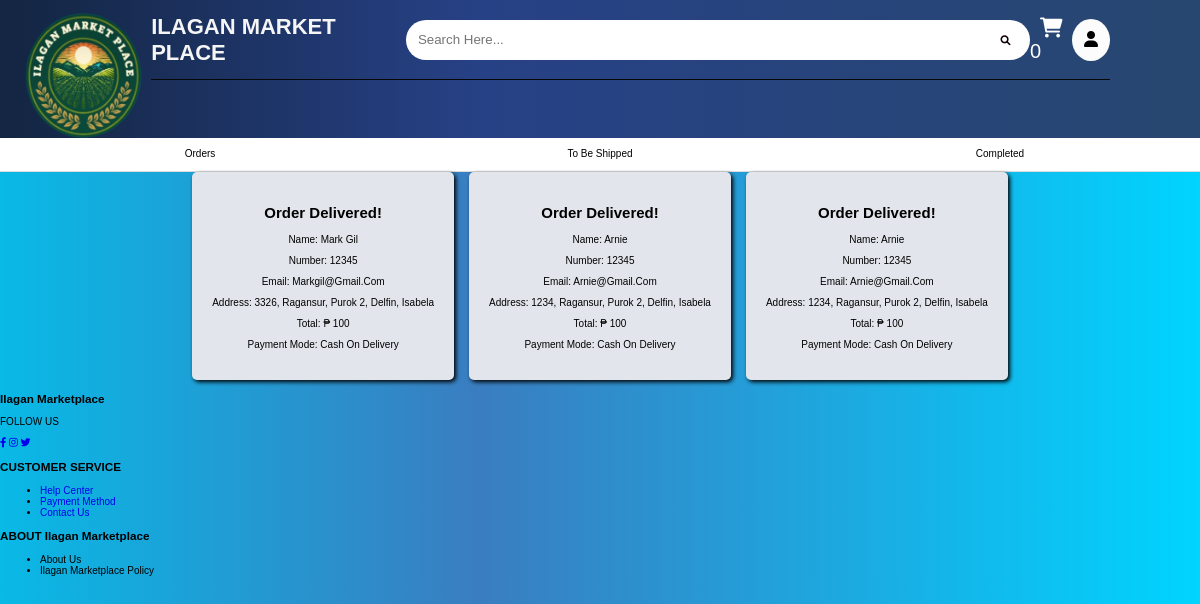
Screenshot of /ilagan/admin/admindeliverycomplete.php (signed in) with the database file from the repository.
### tables this page shows
CREATE TABLE `completed` (
  `id` int(11) NOT NULL,
  `user_id` int(11) NOT NULL,
  `name` varchar(255) NOT NULL,
  `number` int(255) NOT NULL,
  `email` varchar(255) NOT NULL,
  `method` varchar(255) NOT NULL,
  `flat` varchar(255) NOT NULL,
  `street` varchar(255) NOT NULL,
  `city` varchar(255) NOT NULL,
  `country` varchar(255) NOT NULL,
  `zipcode` int(255) NOT NULL,
  `image` varchar(255) NOT NULL,
  `pname` varchar(255) NOT NULL,
  `price` int(255) NOT NULL,
  `quantity` int(255) NOT NULL,
  `totalprice` int(255) NOT NULL
);

### ilagan/admin/admindeliverycomplete.php (the view, shortened to what this page needs)
<?php
include 'db.php';
$user_id = $_SESSION['user_id'];
?>
<!DOCTYPE html>
<html>
<head>
    <link rel="stylesheet" href="css/display.css">
    <link rel="stylesheet" href="css/collect.css">
    <link rel="stylesheet" href="https://cdnjs.cloudflare.com/ajax/libs/font-awesome/6.0.0/css/all.min.css">
</head>
<body>
<header>
    <a href="collection.php"><img src="image/imglogo.png" alt="" class="headlogo"></a>
    <nav>
        <?php
        $select_rows = mysqli_query($conn, "SELECT * FROM `cart` WHERE user_id = '$user_id'") or die('Query failed');
        $row_count = mysqli_num_rows($select_rows);
        ?>
        <div class="logo-search">
            <a href="#" class="logo">Ilagan Market place</a>
            <div class="search-box">
                <input type="search" placeholder="Search Here...">
                <i class="fa-solid fa-magnifying-glass"></i>
            </div>
            <div class="icon">
                <a href="cart.php" class="cart"><i class="fa-solid fa-cart-shopping"></i><span><?php echo $row_count; ?></span></a>
            </div>
            <div class="dropdown">
                <button class="dropbtn"><i class="fa-solid fa-user"></i></button>
            </div>
        </div>
        <ul>
        </ul>
    </nav>
    <div class="nav-tabs">
        <a href="admindelivery.php">Orders</a>
        <a href="admindeliveryship.php">To Be Shipped</a>
        <a href="admindeliverycomplete.php" class="active">Completed</a>
    </div>
</header>
<div class="box-container">
    <?php
    $select_products = mysqli_query($conn, "SELECT * FROM `completed`");
    if (mysqli_num_rows($select_products) > 0) {
        while ($fetch_product = mysqli_fetch_assoc($select_products)) {
    ?>
        <div class="box">
            <div class="message-container">
                <h2>Order Delivered!</h2>
                <div class="customer-details">
                    <p>Name: <span><?php echo $fetch_product['name']; ?></span></p>
                    <p>Number: <span><?php echo $fetch_product['number']; ?></span></p>
                    <p>Email: <span><?php echo $fetch_product['email']; ?></span></p>
                    <p>Address: <span><?php echo $fetch_product['zipcode'] .', '. $fetch_product['flat'] . ', ' . $fetch_product['street'] . ', ' . $fetch_product['city'] . ', ' . $fetch_product['country']; ?></span></p>
                    <span class='total'>Total: ₱ <?php echo $fetch_product['totalprice']; ?></span>
                    <p>Payment Mode: <span><?php echo $fetch_product['method']; ?></span></p>
                </div>
            </div>
        </div>
    <?php
        }
    } else {
        echo "<p>No orders found.</p>";
    }
    ?>
</div>
<div class="footer">
    <div class="container">
        <div class="row">
            <h3>Ilagan Marketplace</h3>
            <p>FOLLOW US</p>
            <div class="social-links">
                <a href="#"><i class="fa-brands fa-facebook-f"></i></a>
                <a href="#"><i class="fa-brands fa-instagram"></i></a>
                <a href="#"><i class="fa-brands fa-twitter"></i></a>
            </div>
        </div>
        <div class="row">
            <h3>CUSTOMER SERVICE</h3>
            <ul>
                <li><a href="#">Help Center</a></li>
                <li><a href="#">Payment Method</a></li>
                <li><a href="#">Contact Us</a></li>
            </ul>
        </div>
        <div class="row">
            <h3>ABOUT Ilagan Marketplace</h3>
            <ul>
                <li>About us</li>
                <li>Ilagan Marketplace Policy</li>
            </ul>
        </div>
    </div>
</div>
</body>
</html>

### ilagan/css/display.css (style rules this page uses)
.box-container { display: flex; flex-wrap: wrap; gap:1.5rem; justify-content: center; align-items: center; }
.box { text-align: center; padding:2rem; box-shadow: var(--box-shadow); border:var(--border); border-radius: .5rem; background: #e2e6ec; box-shadow: 2px 2px 4px black; }

### ilagan/css/collect.css (style rules this page uses)
* { font-family: 'Poppins', sans-serif; box-sizing: border-box; outline: none; border:none; text-decoration: none; text-transform: capitalize; }
html { font-size: 62.5%; }
body { background: linear-gradient(90deg, rgb(9, 185, 230) 0%, rgb(58, 125, 192) 40%, rgba(0,212,255,1) 100%); margin: 0%; }
.container { max-width: 1200px; margin:0 auto; background: rgb(220, 220, 223); background: linear-gradient(90deg, rgb(9, 185, 230) 0%, rgb(58, 125, 192) 40%, rgba(0,212,255,1) 100%); }
.headlogo { margin-top: 0%; padding-left: 0%; margin-left: 0%; height: 20%; width: 15%; position: absolute; }
header { background: linear-gradient(90deg, rgb(19, 37, 65) 0%, rgb(39, 65, 134) 40%, rgb(39, 71, 112) 100%); height: 30%; }
header nav { width: 85%; margin: 0 auto; }
header nav .logo-search { display: flex; justify-content: space-between; align-items: center; height: 80px; margin-left: 6%; border-bottom: 1px solid #070707; }
header nav .logo-search .logo { color: #f5f5f5; text-transform: uppercase; font-size: 22px; font-weight: bold; }
header nav .logo-search .search-box { width: 650px; height: 40px; position: relative; margin-right: 0%; }
header nav .logo-search .search-box input { width: 100%; height: 100%; padding: 0 50px 0 12px; border-radius: 30px; outline: none; border: none; }
header nav .logo-search .search-box i { position: absolute; right: 0; top: 0; height: 100%; width: 50px; text-align: center; line-height: 40px; border-left: 1px solid #ffffff78; cursor: pointer; color: #0f0101; }
header nav .logo-search .icon a { color: #ffffff; margin-left: 10px; font-size: 20px; height: 10px; width: 10px; margin-right: 0px; }
.dropbtn { background-color: #fcfcfc; color: rgb(0, 0, 0); padding: 12px; font-size: 16px; border-radius: 100%; }
.dropdown { position: relative; display: inline-block; border-radius: 100%; }
.footer { background: linear-gradient(90deg, rgb(5, 15, 17) 0%, rgb(26, 34, 56) 40%, rgb(23, 44, 48) 100%); }

### ilagan/admin/admindeliverycomplete.php (style rules this page uses)
.nav-tabs { display: flex; border-bottom: 1px solid #ddd; background: white; }
.nav-tabs a { flex: 1; text-align: center; padding: 10px; text-decoration: none; color: black; border-bottom: 2px solid transparent; }

### rows the page displays
completed: name "Mark Gil", number "12345", email "Markgil@gmail.com", zipcode "3326", flat "Ragansur", street "Purok 2", city "Delfin", country "Isabela", totalprice "100", method "Cash On Delivery"
completed: name "Arnie", number "12345", email "Arnie@gmail.com", zipcode "1234", flat "Ragansur", street "Purok 2", city "Delfin", country "Isabela", totalprice "100", method "Cash On Delivery"
completed: name "Arnie", number "12345", email "Arnie@gmail.com", zipcode "1234", flat "Ragansur", street "Purok 2", city "Delfin", country "Isabela", totalprice "100", method "Cash On Delivery"

### other values shown
$row_count "0"
